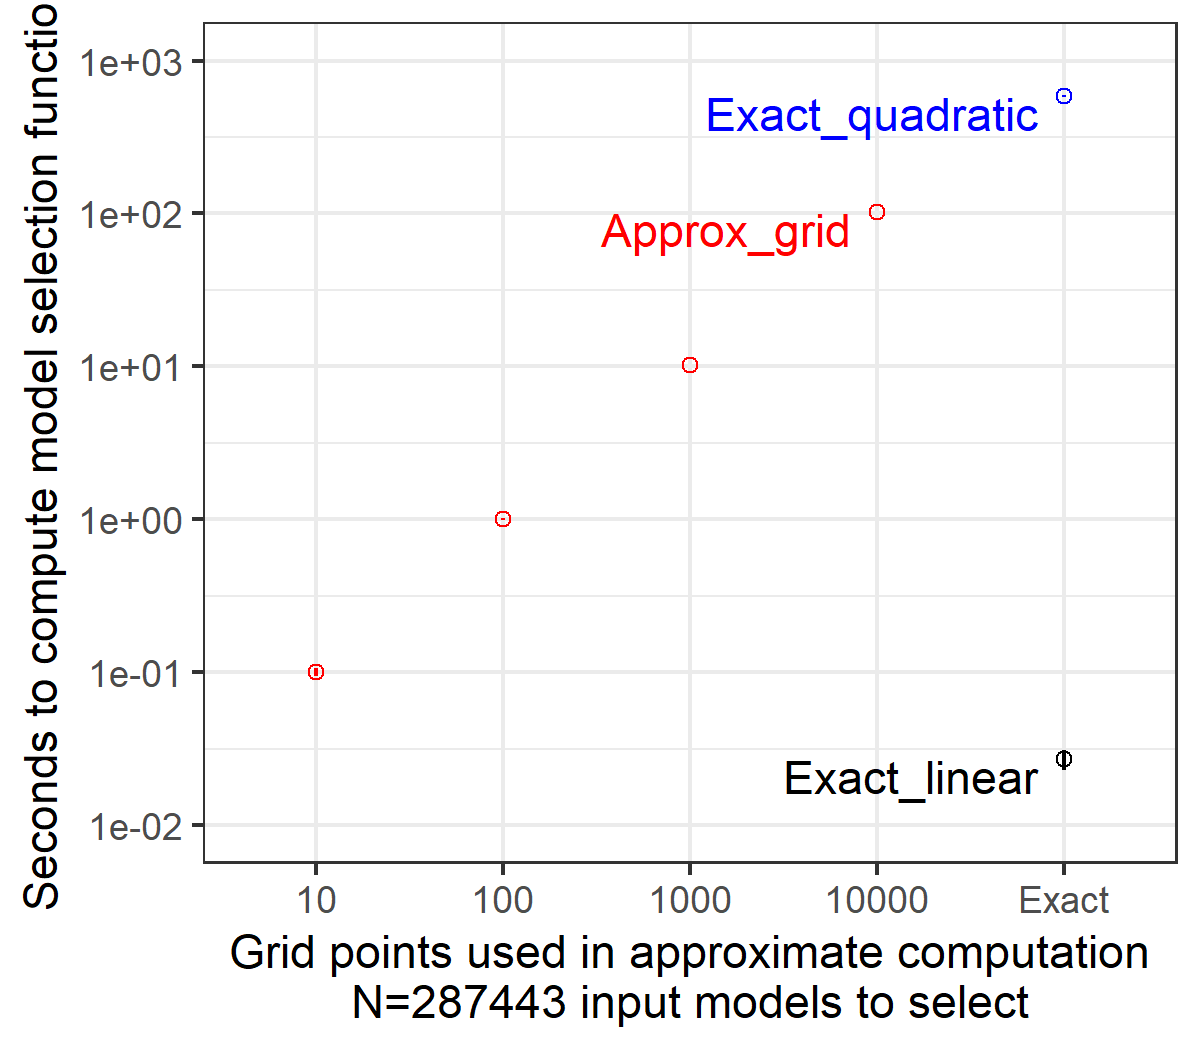

Write R code to recreate this figure.
source("packages.R")

fullpath.db.timing <- readRDS("fullpath.db.timing.rds")
big.times <- fullpath.db.timing[N==max(N)]
big.times[, seconds := time/1e9]
big.stats <- big.times[, list(
  mean=mean(seconds),
  sd=sd(seconds)
  ), by=list(expr)]

## 1 to 1463689 segments, 0 to 731844 peaks. 287443 decreasing loss values.
timing.dt <- readRDS("fullpath.grid.timing.rds")

## pen range -18  15
## loss range "-2.287049e+08" "-1.176847e+08"

timing.dt[, algorithm := "Approx_grid"]
big.stats[, algorithm := paste0("Exact_", expr)]
br.vec <- 10^seq(-2, 3)
ggplot()+
  geom_line(aes(
    n.grid, mean.seconds, color=algorithm),
    data=timing.dt)+
  geom_ribbon(aes(
    n.grid, fill=algorithm, 
    ymin=mean.seconds-sd.seconds, ymax=mean.seconds+sd.seconds),
    alpha=0.5,
    data=timing.dt)+
  scale_x_log10()+
  scale_y_log10(
    "",
    breaks=br.vec,
    limits=range(br.vec))+
  theme_bw()+
  geom_rect(aes(
    xmin=-Inf, xmax=Inf,
    fill=algorithm,
    ymin=mean-sd, ymax=mean+sd),
    data=big.stats)+
  geom_hline(aes(
    yintercept=mean,
    color=algorithm),
    data=big.stats)

gfac <- function(x){
  factor(x, c(10^seq(1, 4), "Exact"))
}
timing.dt[, grid.fac := gfac(n.grid)]
big.stats[, grid.fac := gfac("Exact")]
big.stats[, n.grid := Inf]
both.dt <- rbind(
  timing.dt[, .(
    mean=mean.seconds, sd=sd.seconds, algorithm, grid.fac, n.grid)],
  big.stats[, .(mean, sd, algorithm, grid.fac, n.grid)])
text.dt <- both.dt[, .SD[which.max(grid.fac)], by=list(algorithm)]


## from other file.
fullpath.db.timing[, seconds := time/1e9]
timing.stats <- fullpath.db.timing[, list(
  mean=mean(seconds),
  sd=sd(seconds)
), by=list(N, expr)]
timing.stats[, mean.minutes := mean/60]
timing.stats[, mean.hours := mean.minutes/60]
print(timing.stats)
ref.dt <- data.table(
  seconds=c(1, 60),
  label=paste(" 1", c("second", "minute")))
max.dt <- timing.stats[N==1e5]
algo.colors <- c(
  linear="black",
  quadratic="blue",
  Exact_linear="black",
  Exact_quadratic="blue",
  Approx_grid="red")
models.var <- "N = number of input models to select
(exact algorithms only)"
grid.var <- "Grid points used in approximate computation"
both.dt[, xvar := grid.var]
text.dt[, xvar := grid.var]
timing.stats[, xvar := models.var]
max.dt[, xvar := models.var]
gg <- ggplot()+
  facet_grid(. ~ xvar, scales="free")+
  geom_hline(aes(
    yintercept=seconds),
    data=ref.dt,
    color="grey")+
  scale_color_manual(values=algo.colors)+
  scale_fill_manual(values=algo.colors)+
  geom_text(aes(
    1e1, seconds, label=label),
    data=data.table(ref.dt, xvar=models.var),
    color="grey",
    hjust=0,
    vjust=-0.5)+
  theme_bw()+
  theme(panel.margin=grid::unit(0, "lines"))+
  geom_line(aes(
    N, mean, color=expr),
    data=timing.stats)+
  geom_text(aes(
    N, mean, color=expr, label=paste0(ifelse(
      expr=="linear",
      paste(round(mean*1e3), "ms"),
      paste(round(mean.minutes), "minutes")), "  ")),
    hjust=1,
    vjust=0,
    data=max.dt)+
  geom_point(aes(
    N, mean, color=expr),
    data=max.dt)+
  geom_ribbon(aes(
    N, ymin=mean-sd, ymax=mean+sd, fill=expr),
    alpha=0.5,
    data=timing.stats)+
  geom_segment(aes(
    n.grid, mean-sd,
    xend=n.grid, yend=mean+sd,
    color=algorithm),
    data=both.dt)+
  geom_point(aes(
    n.grid, mean,
    color=algorithm),
    shape=1,
    data=both.dt)+
  geom_blank(aes(
    x, y),
    data=data.table(xvar=models.var, x=5e6, y=1))+
  geom_text(aes(
    n.grid, mean,
    color=algorithm,
    label=paste0(algorithm, "  ")),
    hjust=1,
    vjust=0.5,
    data=text.dt)+
  scale_x_log10("")+
  guides(fill="none", color="none")+
  scale_y_log10("Time to compute model
selection function (seconds)")
(dl <- directlabels::direct.label(gg, "last.polygons"))
png("figure-fullpath-both-timing.png", 6, 2.5, units="in", res=300)
print(dl)
dev.off()

gg <- ggplot()+
  xlab(grid.var)+
  scale_y_log10(
    "Seconds to compute model selection function",
    breaks=br.vec,
    limits=range(br.vec))+
  theme_bw()+
  scale_color_manual(values=c(
    Exact_linear="black",
    Exact_quadratic="blue",
    Approx_grid="red"))+
  geom_segment(aes(
    grid.fac, mean-sd,
    xend=grid.fac, yend=mean+sd,
    color=algorithm),
    data=both.dt)+
  geom_point(aes(
    grid.fac, mean,
    color=algorithm),
    shape=1,
    data=both.dt)+
  geom_text(aes(
    grid.fac, mean,
    color=algorithm,
    label=paste0(algorithm, "  ")),
    hjust=1,
    vjust=1,
    data=text.dt)+
  guides(color="none")
png("figure-fullpath-grid-timing.png", 4, 3.5, units="in", res=300)
print(gg)
dev.off()
